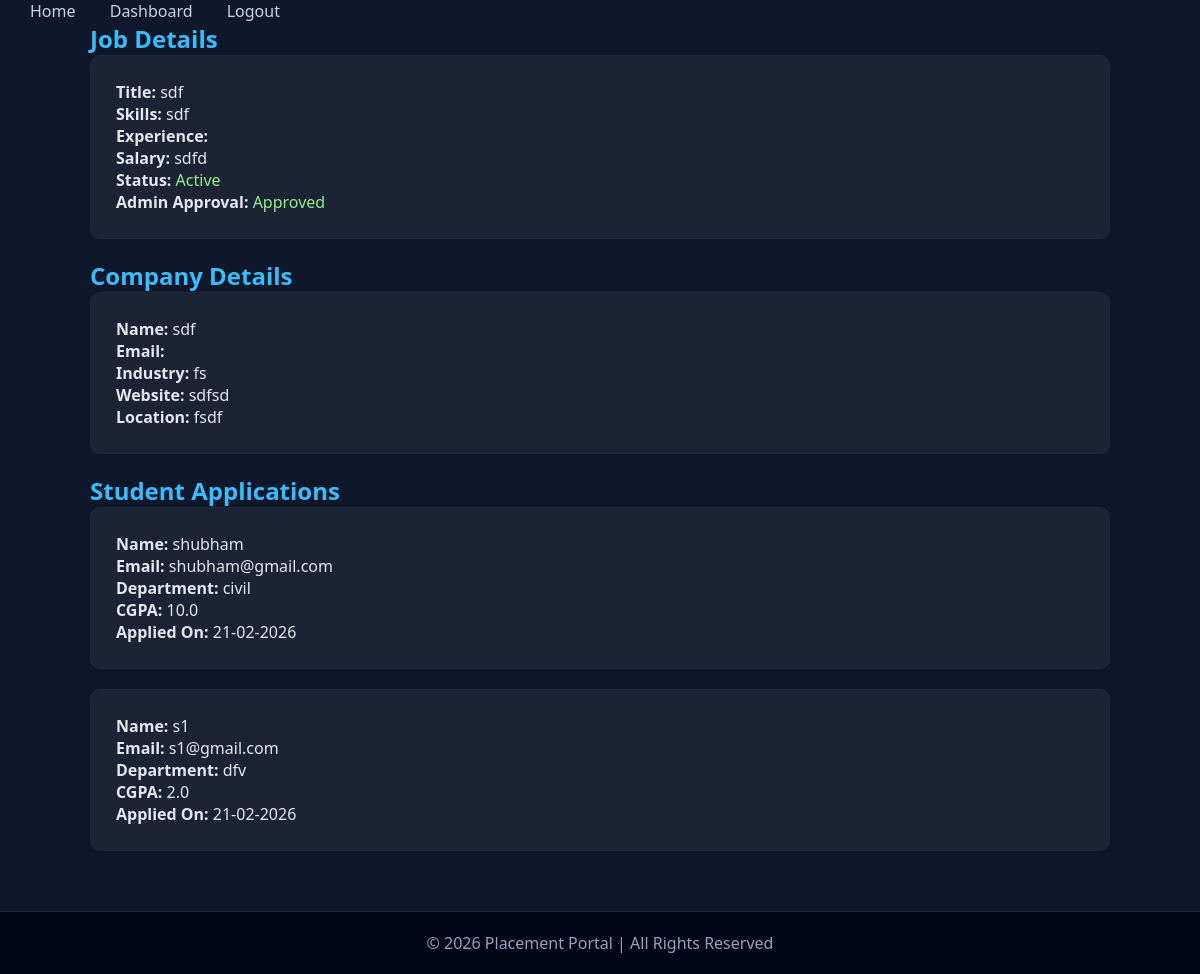
The app's page /admin-job/1 (signed in) with its own data.
### app.py (models this page shows)
class Job(db.Model):
    __tablename__ = "jobs"
    id = db.Column(db.Integer, primary_key=True)
    company_id = db.Column(
        db.Integer,
        db.ForeignKey("company_profiles.id"),
        nullable=False
    )
    title = db.Column(db.String(150))
    skills = db.Column(db.String(200))
    salary = db.Column(db.String(50))
    is_approved = db.Column(db.Boolean, default=False)
    is_closed = db.Column(db.Boolean, default=False)
    company = db.relationship("CompanyProfile", back_populates="jobs")
    applications = db.relationship(
        "Application",
        back_populates="job",
        cascade="all, delete"
    )

class CompanyProfile(db.Model):
    __tablename__ = "company_profiles"
    id = db.Column(db.Integer, primary_key=True)
    user_id = db.Column(
        db.Integer,
        db.ForeignKey("users.id"),
        nullable=False,
        unique=True
    )
    company_name = db.Column(db.String(150))
    industry = db.Column(db.String(100))
    website = db.Column(db.String(150))
    description = db.Column(db.Text)
    location = db.Column(db.String(100))
    company_size = db.Column(db.String(50))
    user = db.relationship("User", back_populates="company_profile")
    jobs = db.relationship(
        "Job",
        back_populates="company",
        cascade="all, delete"
    )

class Application(db.Model):
    __tablename__ = "applications"
    id = db.Column(db.Integer, primary_key=True)
    job_id = db.Column(
        db.Integer,
        db.ForeignKey("jobs.id"),
        nullable=False
    )
    student_id = db.Column(
        db.Integer,
        db.ForeignKey("student_profiles.id"),
        nullable=False
    )
    status = db.Column(db.String(50), default="Applied")
    applied_at = db.Column(db.DateTime, default=datetime.utcnow)
    job = db.relationship("Job", back_populates="applications")
    student = db.relationship("StudentProfile", back_populates="applications")

class User(db.Model):
    __tablename__ = "users"
    id = db.Column(db.Integer, primary_key=True)
    name = db.Column(db.String(100), nullable=False)
    email = db.Column(db.String(120), unique=True, nullable=False)
    password = db.Column(db.String(200), nullable=False)
    role = db.Column(db.String(20), nullable=False)  # admin / student / company
    is_approved = db.Column(db.Boolean, default=False)
    created_at = db.Column(db.DateTime, default=datetime.utcnow)
    student_profile = db.relationship(
        "StudentProfile",
        back_populates="user",
        uselist=False,
        cascade="all, delete"
    )
    company_profile = db.relationship(
        "CompanyProfile",
        back_populates="user",
        uselist=False,
        cascade="all, delete"
    )

class StudentProfile(db.Model):
    __tablename__ = "student_profiles"
    id = db.Column(db.Integer, primary_key=True)
    user_id = db.Column(
        db.Integer,
        db.ForeignKey("users.id"),
        nullable=False,
        unique=True
    )
    department = db.Column(db.String(100))
    cgpa = db.Column(db.Float)
    resume = db.Column(db.String(200))
    user = db.relationship("User", back_populates="student_profile")
    applications = db.relationship(
        "Application",
        back_populates="student",
        cascade="all, delete"
    )

### app.py (the view)
@app.route("/admin-job/<int:job_id>")
def admin_job_details(job_id):
    job = Job.query.get_or_404(job_id)
    company = job.company   # make sure relationship exists
    applications = Application.query.filter_by(job_id=job_id).all()
    return render_template(
        "admin_job_details.html",
        job=job,
        company=company,
        applications=applications
    )

### templates/admin_job_details.html (shortened to what this page needs)
{% extends "base.html" %}
{% block content %}
<div class="container">
<h2 class="title">Job Details</h2>
<div class="card">
    <p><b>Title:</b> {{ job.title }}</p>
    <p><b>Skills:</b> {{ job.skills }}</p>
    <p><b>Experience:</b> {{ job.experience }}</p>
    <p><b>Salary:</b> {{ job.salary }}</p>
    <p>
        <b>Status:</b>
        {% if job.is_closed %}
            <span style="color:red;">Closed</span>
        {% else %}
            <span style="color:lightgreen;">Active</span>
        {% endif %}
    </p>
    <p>
        <b>Admin Approval:</b>
        {% if job.is_approved %}
            <span style="color:lightgreen;">Approved</span>
        {% else %}
            <span style="color:orange;">Pending</span>
        {% endif %}
    </p>
</div>
<h2 class="title">Company Details</h2>
<div class="card">
    <p><b>Name:</b> {{ company.company_name }}</p>
    <p><b>Email:</b> {{ company.email }}</p>
    <p><b>Industry:</b> {{ company.industry }}</p>
    <p><b>Website:</b> {{ company.website }}</p>
    <p><b>Location:</b> {{ company.location }}</p>
</div>
<h2 class="title">Student Applications</h2>
{% if applications %}
    {% for app in applications %}
    <div class="card">
        <p><b>Name:</b> {{ app.student.user.name }}</p>
        <p><b>Email:</b> {{ app.student.user.email }}</p>
        <p><b>Department:</b> {{ app.student.department }}</p>
        <p><b>CGPA:</b> {{ app.student.cgpa }}</p>
        <p><b>Applied On:</b> {{ app.applied_at.strftime("%d-%m-%Y") }}</p>
    </div>
    {% endfor %}
{% else %}
    <p>No students applied yet.</p>
{% endif %}
</div>
{% endblock %}

### templates/base.html (style rules this page uses)
* { margin: 0; padding: 0; box-sizing: border-box; font-family: "Segoe UI", Arial, sans-serif; }
body { background: #0f172a; color: #e2e8f0; }
.container { width: 85%; margin: auto; }

### templates/admin_job_details.html (style rules this page uses)
.card { background: rgba(255,255,255,0.05); padding: 25px; margin-bottom: 20px; border-radius: 10px; border: 1px solid #1e293b; }
.title { color:#38bdf8; }

### records on screen
Job: title "sdf", skills "sdf", salary "sdfd"
CompanyProfile: company_name "sdf", industry "fs", website "sdfsd", location "fsdf"
Application: student.user.name "shubham", student.user.email "shubham@gmail.com", student.department "civil", student.cgpa "10.0", applied_at "21-02-2026"
Application: student.user.name "s1", student.user.email "s1@gmail.com", student.department "dfv", student.cgpa "2.0", applied_at "21-02-2026"
